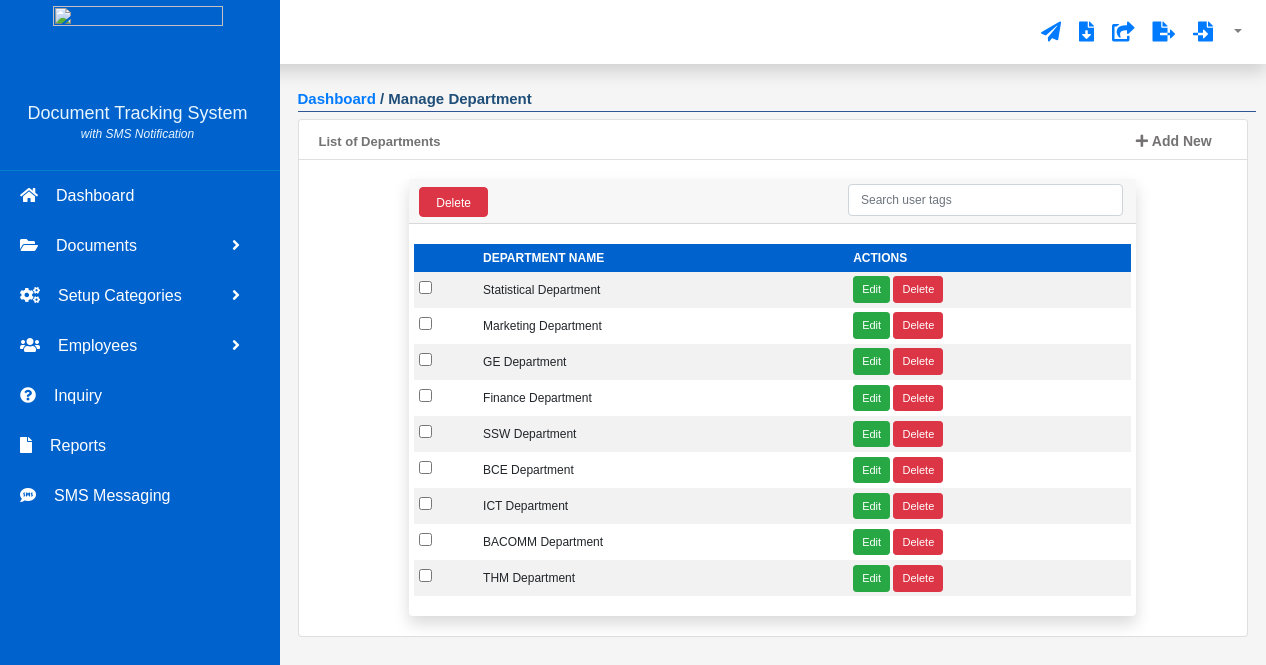
The app's page /Admin_dashboard/viewDepartmentType.php, older data.
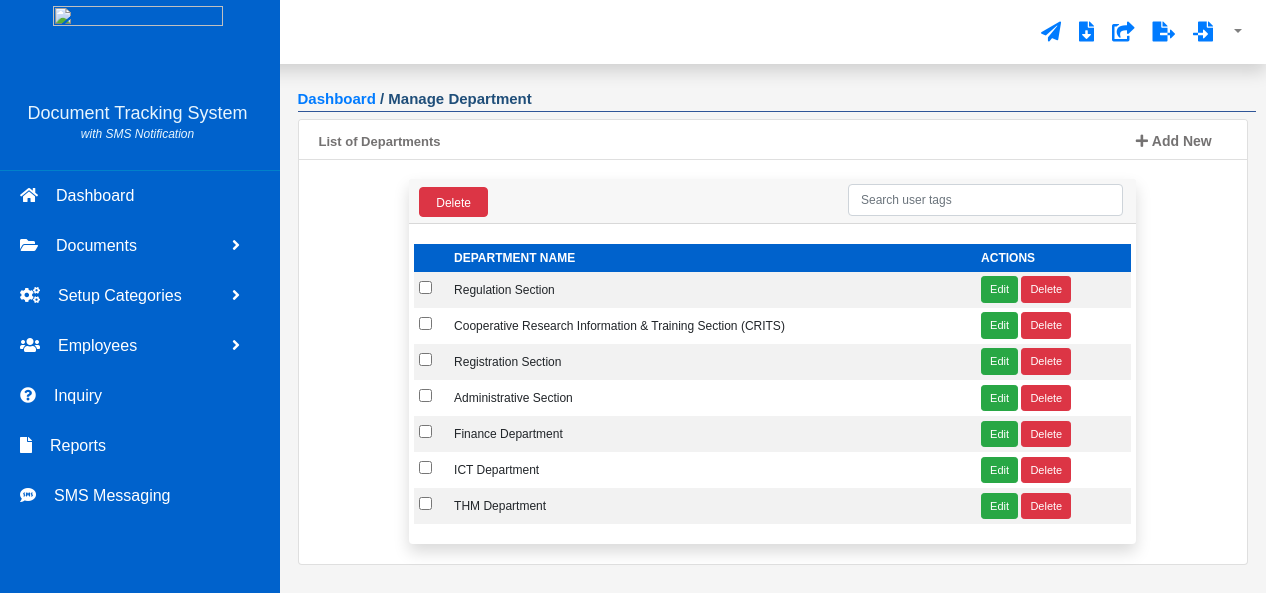
The same page, newer data.
### tables this page shows
CREATE TABLE `tbl_department` (
  `dept_id` int(11) NOT NULL,
  `department` varchar(100) DEFAULT NULL
);

### Admin_dashboard/viewDepartmentType.php (the view, shortened to what this page needs)
<!DOCTYPE html>
<html>
<head>
  <link rel="stylesheet" href="navbar.css">
  <link rel="stylesheet" href="https://maxcdn.bootstrapcdn.com/bootstrap/4.5.2/css/bootstrap.min.css">
  <link rel="stylesheet" href="https://cdnjs.cloudflare.com/ajax/libs/font-awesome/5.15.1/css/all.min.css">
</head>
<body style="background-color: #f5f5f5;">
  <div class="wrapper">
    <?php include_once"include/topbar.php"; ?>
  </div>
  <div class="wrapper">
    <?php include_once"include/sidebar.php"; ?>
<div class="main-content">
<div class="info">
    <b style="font-size: 15px; font-weight: 600"><div class="navbar_link"></div><a href="navbar.php" style="font-size: 15px; font-weight: 600">Dashboard</a> / Manage Department</b>
</div>
</div>
<form action="deleteDepartmentFunction.php" method="POST">
<div class="card" style="width:950px; margin-top: -0.6%; margin-left: 23.5%;">
  <div class="card-header" style="height:  40px; font-size: 13px; text-align: left; font-weight: 600; color: #747272; background-color: white;">
    List of Departments
      <a href="addDepartment.php" class="" style="float: left; margin-top: -20px; width: 15%; height: 33px;margin-left: 90%; font-size: 14px; color: #747272;"><i class="fas fa-plus"></i>&nbsp;Add New</a>
  </div>
  <div class="card-body" style="height: auto;">
<div class="card shadow" style="width: 80%; margin-left: 10%; border: none; margin-top: -1px;">
  <div class="card-header" style="height:  45px;">
    <input type="submit" name="delete_all" value="Delete" class="btn btn-danger btn-xs" style="font-size: 12px; width: 10%; margin-top: -4px; margin-left: -10px; height: 30px">
      <input type="text" class="search form-control" placeholder="Search user tags" style="font-size: 12px; float: right; margin-right: -1%; margin-top: -1%;margin-bottom: -5%; width: 40%">
  </div>
  <div class="card-body" style="height: auto; display: fixed;">
  <div class="row">
        <table id="userTbl" class="responsive-table table-hover table-striped table-sm m-0" width="100%" cellspacing="0">
          <thead style="background-color: #0062CC; color: white; font-size: 12px;">
            <tr class="myHead">
              <th class="" style="background-color: #0062CC;">
              </th>
              <th>DEPARTMENT NAME</th>
              <th>ACTIONS</th>
            </tr>
          </thead>
          <tbody>
            <?php
              include_once('connection.php');
              $sql = "SELECT * FROM tbl_department ORDER BY dept_id desc";
              $query = $conn->query($sql);
              while($row = $query->fetch_assoc()){
                echo
                "<tr style='font-size: 12px'>
                  <td class=''>
                    <input type='checkbox' class='delete_checkbox' name='user_delete_id[]' value=".$row["dept_id"]." />
                  </td>
                  <td>".$row['department']."</td>
                  <td>
                    <a href='#edit_".$row['dept_id']."' class='btn btn-success btn-sm' data-toggle='modal' style='font-size: 11px'>Edit</a>
                    <a href='#delete_".$row['dept_id']."' class='btn btn-danger btn-sm' data-toggle='modal' style='font-size: 11px'>Delete</a>
                  </td>
                </tr>";
                include('edit_delete.php');
              }
            ?>
</body>
</html>

Row changes from the older to the newer data that the page shows:
removed tbl_department: department "Statistical Department"
removed tbl_department: department "Marketing Department"
removed tbl_department: department "GE Department"
removed tbl_department: department "SSW Department"
removed tbl_department: department "BCE Department"
removed tbl_department: department "BACOMM Department"
added tbl_department: department "Regulation Section"
added tbl_department: department "Cooperative Research Information & Training Section (CRITS)"
added tbl_department: department "Registration Section"
added tbl_department: department "Administrative Section"
